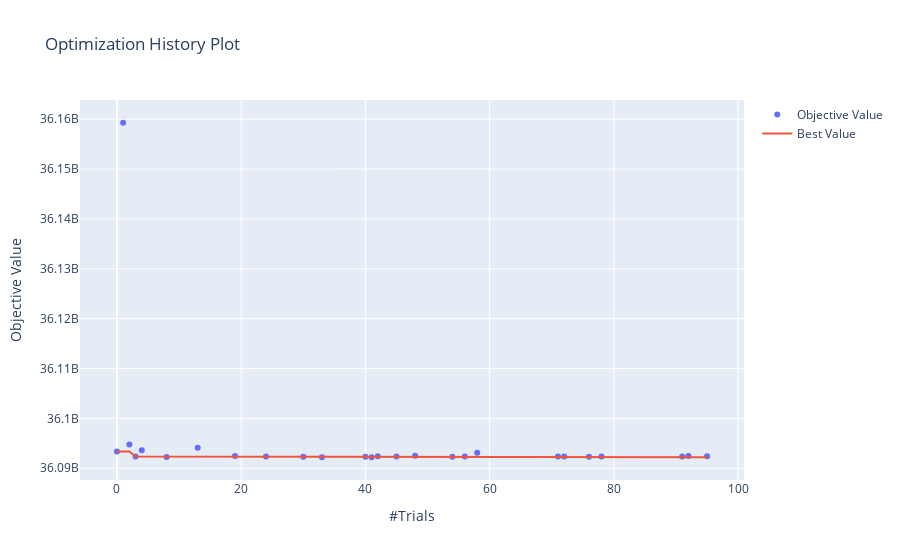

Write notebook code for a chart like this one.
### Markdown cell above
First we can look at how our trials improved over time.

### Code cell
plot_optimization_history(study)
